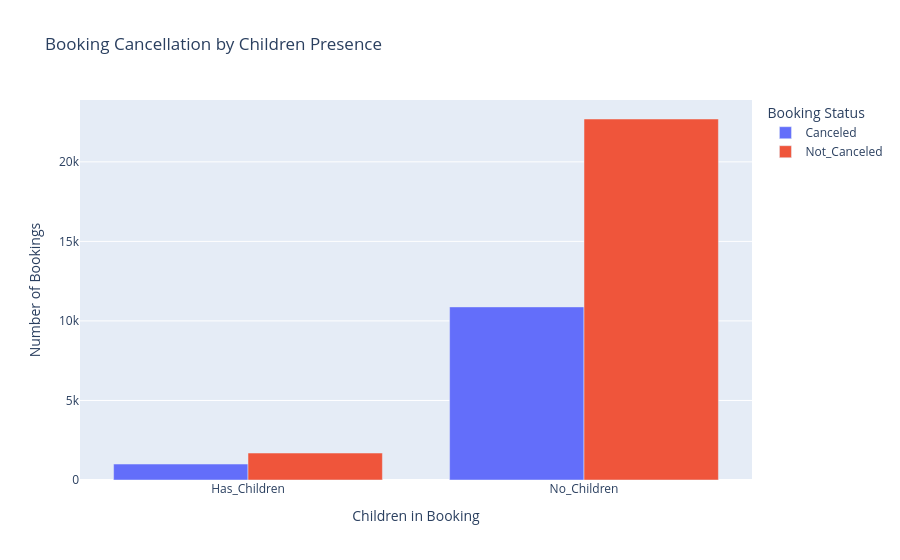

Notebook code cell kept with this figure:
### Markdown cell above
# Task-4. Cancellation relation → Are bookings with children more likely to be cancelled?

### Code cell
df['children_status'] = df['no_of_children'].apply(lambda x: 'Has_Children' if x>0 else 'No_Children')
cancel_data = df.groupby(['children_status', 'booking_status']).size().reset_index(name='count')
fig = px.bar(cancel_data,x='children_status',y='count',color='booking_status',barmode='group',title='Booking Cancellation by Children Presence',
labels={'children_status':'Children in Booking', 'count':'Number of Bookings', 'booking_status':'Booking Status'})
fig.show()

### Figure 1 — Plotly figure (JSON) as saved in the notebook; plotly's stock layout.template omitted (floating-point values rounded to 4 significant figures)
{"data": [{"alignmentgroup": "True", "hovertemplate": "Booking Status=Canceled<br>Children in Booking=%{x}<br>Number of Bookings=%{y}<extra></extra>", "legendgroup": "Canceled", "marker": {"color": "#636efa", "pattern": {"shape": ""}}, "name": "Canceled", "offsetgroup": "Canceled", "orientation": "v", "showlegend": true, "textposition": "auto", "type": "bar", "x": ["Has_Children", "No_Children"], "xaxis": "x", "y": [1003, 10882], "yaxis": "y"}, {"alignmentgroup": "True", "hovertemplate": "Booking Status=Not_Canceled<br>Children in Booking=%{x}<br>Number of Bookings=%{y}<extra></extra>", "legendgroup": "Not_Canceled", "marker": {"color": "#EF553B", "pattern": {"shape": ""}}, "name": "Not_Canceled", "offsetgroup": "Not_Canceled", "orientation": "v", "showlegend": true, "textposition": "auto", "type": "bar", "x": ["Has_Children", "No_Children"], "xaxis": "x", "y": [1695, 22695], "yaxis": "y"}], "layout": {"barmode": "group", "legend": {"title": {"text": "Booking Status"}, "tracegroupgap": 0}, "title": {"text": "Booking Cancellation by Children Presence"}, "xaxis": {"anchor": "y", "domain": [0, 1], "title": {"text": "Children in Booking"}}, "yaxis": {"anchor": "x", "domain": [0, 1], "title": {"text": "Number of Bookings"}}}}
